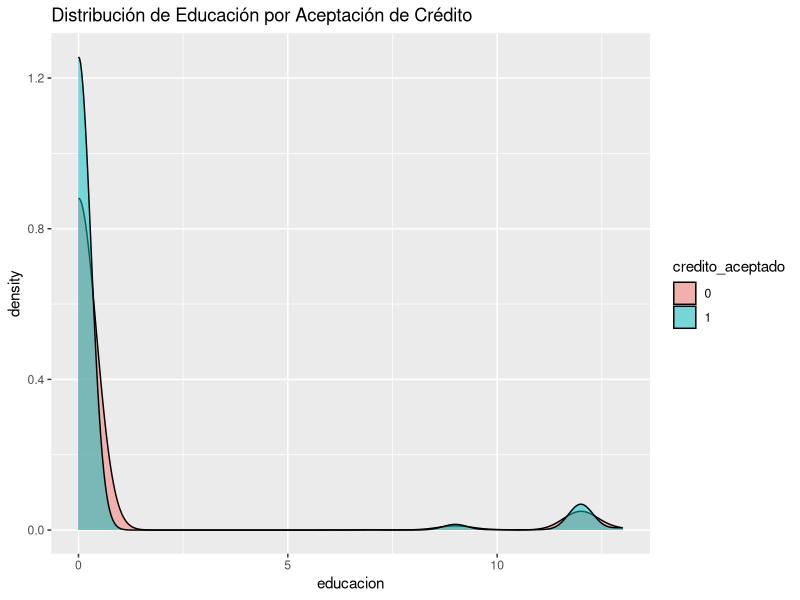
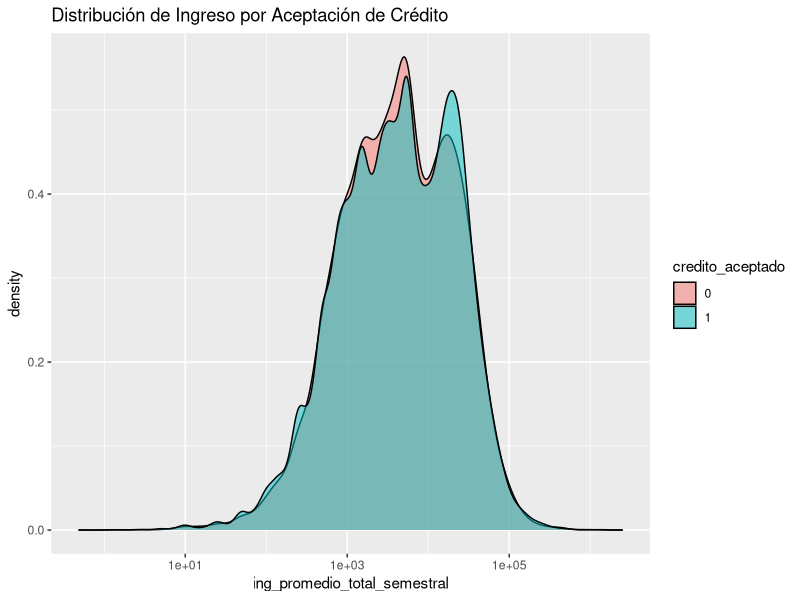
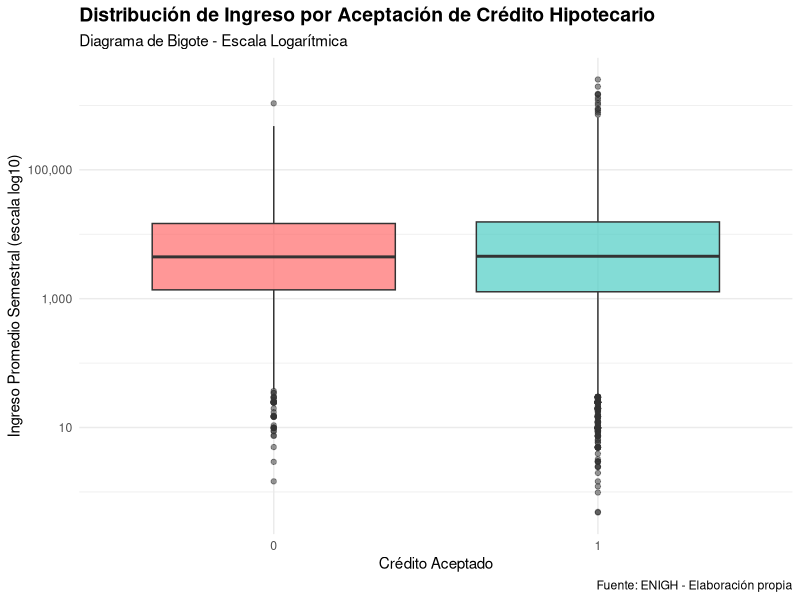
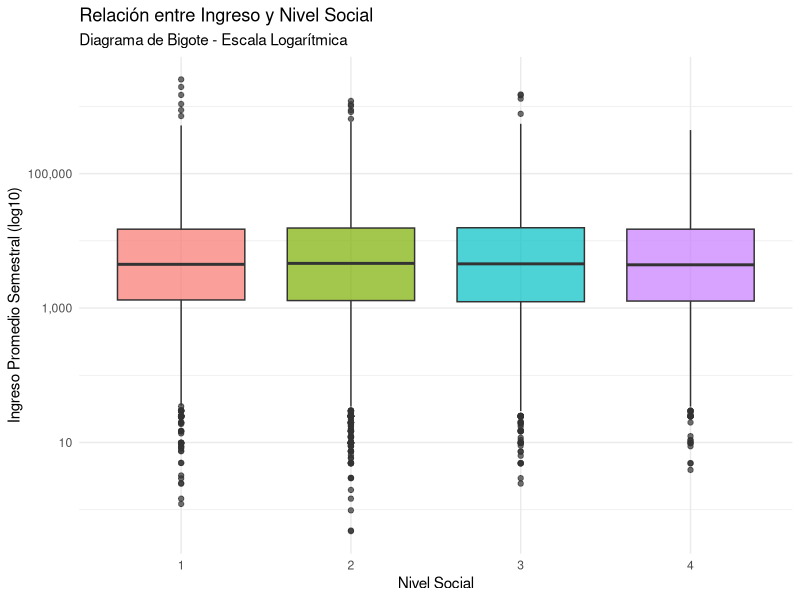
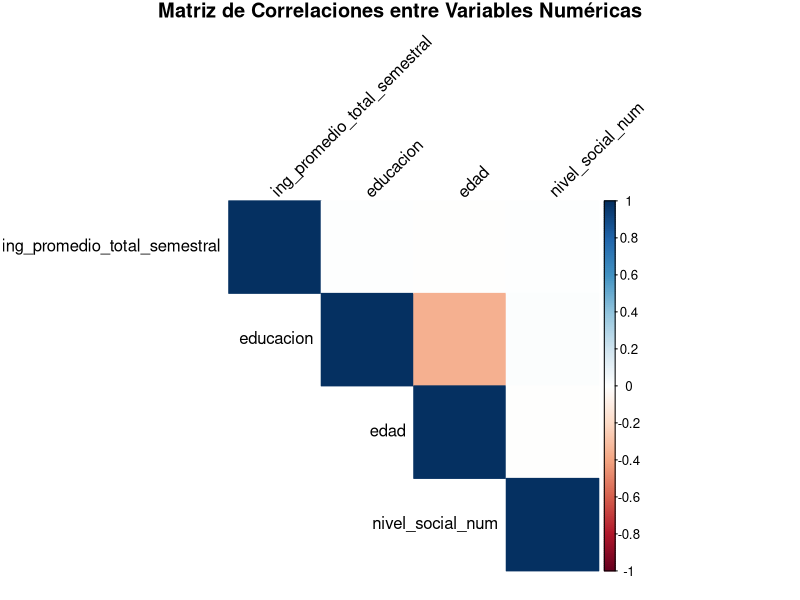
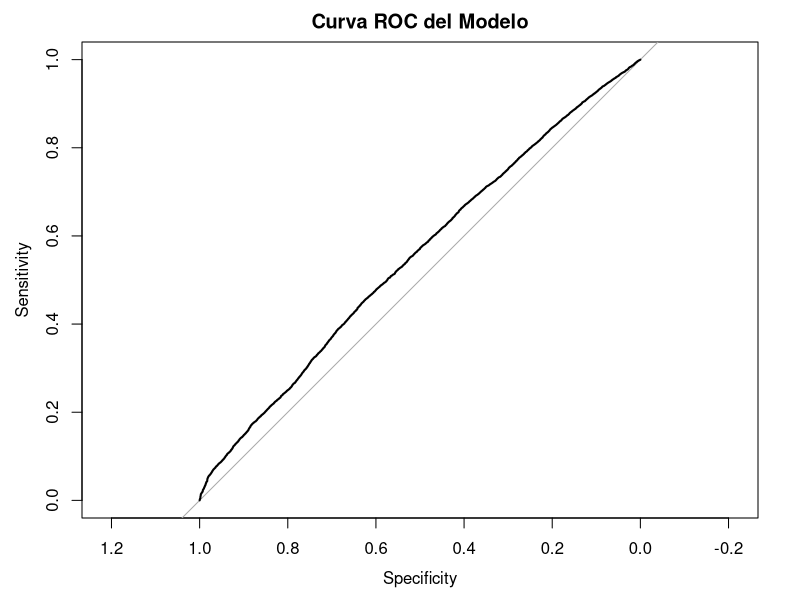
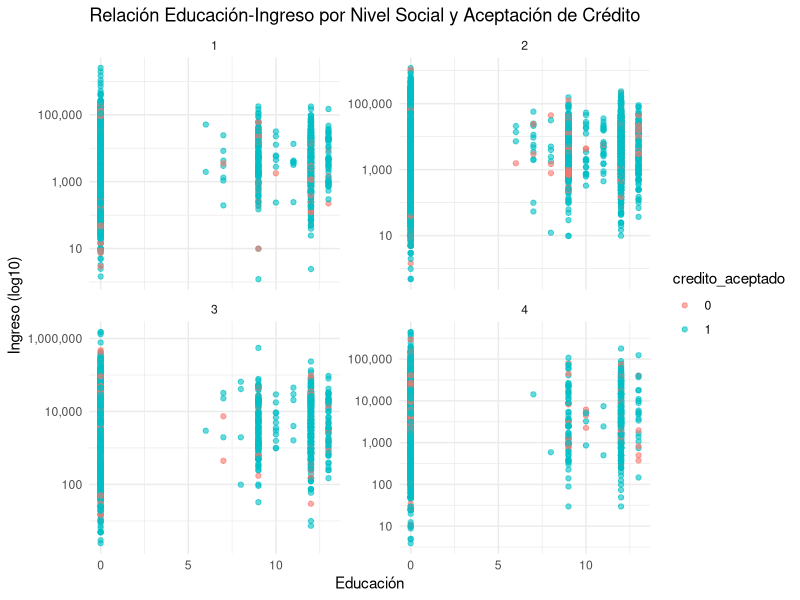
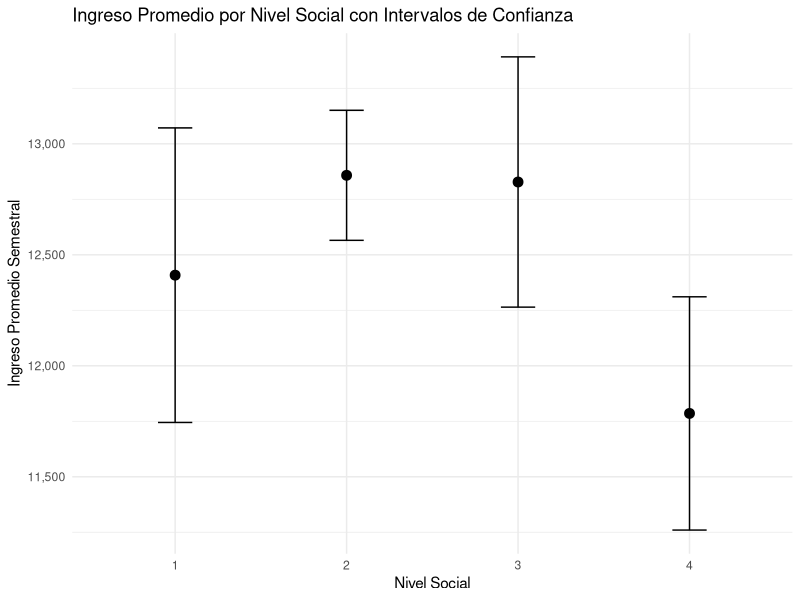

Write the R code that produced these figures, in order.
## ---- chunk 1
knitr::opts_chunk$set(
  echo = TRUE,
  warning = FALSE,
  message = FALSE,
  fig.align = "center",
  fig.width = 10,
  fig.height = 6
)
## ---- chunk 2
# Cargar librerías necesarias
library(readxl)
library(dplyr)
library(ggplot2)
library(caret)
library(pROC)
library(car)
library(corrplot)

# Cargar los datos
datos <- read_excel("Base_de_datos.csv.xlsx", 
    col_types = c("skip", "numeric", "numeric", 
        "numeric", "numeric", "numeric", 
        "numeric", "numeric", "numeric", 
        "numeric", "numeric", "numeric"))

# Ver estructura de los datos
str(datos)
head(datos)

# Preparar variables
datos <- datos %>%
  mutate(credito_aceptado = ifelse(credito == 1, 1, 0))

# Verificar la distribución
table(datos$credito_aceptado)
prop.table(table(datos$credito_aceptado))

# Seleccionar y preparar variables para el modelo
variables_modelo <- datos %>%
  select(
    credito_aceptado,
    educacion,           # Variable principal 1
    ing_promedio_total_semestral,  # Variable principal 2
    alfabetismo,         # Variable de control
    edad,                # Variable de control
    sexo,                # Variable de control
    residencia,          # Variable de control
    seg_soc,             # Variable de control
    nivel_social         # Variable de control
  ) %>%
  mutate(
    credito_aceptado = as.factor(credito_aceptado),
    alfabetismo = as.factor(alfabetismo),
    sexo = as.factor(sexo),
    residencia = as.factor(residencia),
    seg_soc = as.factor(seg_soc),
    nivel_social = as.factor(nivel_social)
  )

# Verificar que no hay NA
sum(is.na(variables_modelo))
## ---- chunk 3
# Resumen estadístico
summary(variables_modelo)

# Visualizaciones de relaciones principales
# Relación entre educación y crédito
ggplot(variables_modelo, aes(x = educacion, fill = credito_aceptado)) +
  geom_density(alpha = 0.5) +
  labs(title = "Distribución de Educación por Aceptación de Crédito")

# Relación entre ingreso y crédito
ggplot(variables_modelo, aes(x = ing_promedio_total_semestral, fill = credito_aceptado)) +
  geom_density(alpha = 0.5) +
  labs(title = "Distribución de Ingreso por Aceptación de Crédito") +
  scale_x_continuous(trans = "log10")

# Diagrama de bigote del ingreso por aceptación de crédito
ggplot(variables_modelo, aes(x = credito_aceptado, y = ing_promedio_total_semestral, fill = credito_aceptado)) +
  geom_boxplot(alpha = 0.7, outlier.alpha = 0.5) +
  scale_y_continuous(labels = scales::comma, trans = "log10") +
  labs(
    title = "Distribución de Ingreso por Aceptación de Crédito Hipotecario",
    subtitle = "Diagrama de Bigote - Escala Logarítmica",
    x = "Crédito Aceptado",
    y = "Ingreso Promedio Semestral (escala log10)",
    caption = "Fuente: ENIGH - Elaboración propia"
  ) +
  scale_fill_manual(
    values = c("0" = "#ff6b6b", "1" = "#4ecdc4"),
    labels = c("Rechazado", "Aceptado")
  ) +
  theme_minimal() +
  theme(
    legend.position = "none",
    plot.title = element_text(face = "bold", size = 14),
    axis.text.y = element_text(angle = 0)
  )

# Estadísticas descriptivas del ingreso por grupo
estadisticas_ingreso <- variables_modelo %>%
  group_by(credito_aceptado) %>%
  summarise(
    n = n(),
    media = mean(ing_promedio_total_semestral, na.rm = TRUE),
    mediana = median(ing_promedio_total_semestral, na.rm = TRUE),
    desviacion = sd(ing_promedio_total_semestral, na.rm = TRUE),
    q1 = quantile(ing_promedio_total_semestral, 0.25, na.rm = TRUE),
    q3 = quantile(ing_promedio_total_semestral, 0.75, na.rm = TRUE),
    min = min(ing_promedio_total_semestral, na.rm = TRUE),
    max = max(ing_promedio_total_semestral, na.rm = TRUE)
  )

print(estadisticas_ingreso)

# Test de diferencia de medianas (no paramétrico)
wilcox_test <- wilcox.test(ing_promedio_total_semestral ~ credito_aceptado, data = variables_modelo)
print(wilcox_test)
## ---- chunk 4
# Verificar la estructura de las variables
str(variables_modelo$nivel_social)
table(variables_modelo$nivel_social)

# Diagrama de cajas: Ingreso por nivel social
ggplot(variables_modelo, aes(x = factor(nivel_social), y = ing_promedio_total_semestral, fill = factor(nivel_social))) +
  geom_boxplot(alpha = 0.7, show.legend = FALSE) +
  scale_y_continuous(labels = scales::comma, trans = "log10") +
  labs(
    title = "Relación entre Ingreso y Nivel Social",
    subtitle = "Diagrama de Bigote - Escala Logarítmica",
    x = "Nivel Social",
    y = "Ingreso Promedio Semestral (log10)"
  ) +
  theme_minimal()

# Estadísticas descriptivas del ingreso por nivel social
estadisticas_nivel_social <- variables_modelo %>%
  group_by(nivel_social) %>%
  summarise(
    n = n(),
    media_ingreso = mean(ing_promedio_total_semestral, na.rm = TRUE),
    mediana_ingreso = median(ing_promedio_total_semestral, na.rm = TRUE),
    sd_ingreso = sd(ing_promedio_total_semestral, na.rm = TRUE),
    .groups = 'drop'
  )

print(estadisticas_nivel_social)

# Test ANOVA para diferencia de medias entre niveles sociales
anova_test <- aov(ing_promedio_total_semestral ~ factor(nivel_social), data = variables_modelo)
summary(anova_test)

# Correlación punto-biserial (para variable categórica ordinal)
variables_modelo <- variables_modelo %>%
  mutate(nivel_social_num = as.numeric(as.character(nivel_social)))

cor_test <- cor.test(variables_modelo$ing_promedio_total_semestral, 
                     variables_modelo$nivel_social_num, 
                     method = "spearman")
print(cor_test)

# Tabla de contingencia: Nivel social vs Aceptación de crédito
table(variables_modelo$nivel_social, variables_modelo$credito_aceptado)
prop.table(table(variables_modelo$nivel_social, variables_modelo$credito_aceptado), margin = 1) * 100

# Matriz de correlaciones para variables numéricas
variables_numericas <- variables_modelo %>%
  select(ing_promedio_total_semestral, educacion, edad, nivel_social_num) %>%
  na.omit()

cor_matrix <- cor(variables_numericas, method = "spearman")
print(cor_matrix)

# Visualizar matriz de correlaciones
corrplot(cor_matrix, method = "color", type = "upper", 
         tl.col = "black", tl.srt = 45,
         title = "Matriz de Correlaciones entre Variables Numéricas",
         mar = c(0,0,1,0))

# Factor de Inflación de la Varianza (VIF) para detectar multicolinealidad
modelo_auxiliar <- lm(ing_promedio_total_semestral ~ educacion + edad + factor(nivel_social), 
                      data = variables_modelo)
vif_results <- vif(modelo_auxiliar)
print(vif_results)
## ---- chunk 5
# Modelo 1: Solo variables principales (hipótesis)
modelo_logistico <- glm(
  credito_aceptado ~ educacion + ing_promedio_total_semestral,
  data = variables_modelo,
  family = binomial(link = "logit")
)

cat("MODELO 1: VARIABLES PRINCIPALES\n")
summary(modelo_logistico)

# Modelo 2: Completo con todas las variables
modelo_completo <- glm(
  credito_aceptado ~ educacion + ing_promedio_total_semestral + 
    alfabetismo + edad + sexo + residencia + seg_soc + nivel_social,
  data = variables_modelo,
  family = binomial(link = "logit")
)

cat("\nMODELO 2: CON VARIABLES DE CONTROL\n")
summary(modelo_completo)

# Comparar modelos (test de razón de verosimilitud)
cat("\n=== COMPARACIÓN DE MODELOS ===\n")
anova(modelo_logistico, modelo_completo, test = "Chisq")

# Extraer coeficientes exponenciados (odds ratios) del mejor modelo
coeficientes <- exp(coef(modelo_completo))
resultados_modelo <- data.frame(
  Variable = names(coeficientes),
  Odds_Ratio = round(coeficientes, 4),
  p_value = round(summary(modelo_completo)$coefficients[,4], 4)
)
print(resultados_modelo)
## ---- chunk 6
# Usar el modelo completo para predicciones
predicciones <- predict(modelo_completo, type = "response")
variables_modelo$prob_predicha <- predicciones

# Convertir a clasificación (umbral 0.5)
variables_modelo$prediccion <- ifelse(predicciones > 0.5, 1, 0) %>% as.factor()

# Matriz de confusión
cat("MATRIZ DE CONFUSIÓN\n")
confusionMatrix(variables_modelo$prediccion, variables_modelo$credito_aceptado)

# Curva ROC
roc_curve <- roc(variables_modelo$credito_aceptado, predicciones)
plot(roc_curve, main = "Curva ROC del Modelo")
auc_val <- auc(roc_curve)
cat("\nAUC del modelo:", round(auc_val, 3))
## ---- chunk 7
# Gráfico de dispersión con faceta por nivel social
ggplot(variables_modelo, aes(x = educacion, y = ing_promedio_total_semestral, color = credito_aceptado)) +
  geom_point(alpha = 0.6) +
  facet_wrap(~ nivel_social, scales = "free_y") +
  scale_y_continuous(trans = "log10", labels = scales::comma) +
  labs(
    title = "Relación Educación-Ingreso por Nivel Social y Aceptación de Crédito",
    x = "Educación",
    y = "Ingreso (log10)"
  ) +
  theme_minimal()

# Medias de ingreso por nivel social con intervalos de confianza
variables_modelo %>%
  group_by(nivel_social) %>%
  summarise(
    media_ingreso = mean(ing_promedio_total_semestral),
    error_estandar = sd(ing_promedio_total_semestral) / sqrt(n()),
    limite_inferior = media_ingreso - 1.96 * error_estandar,
    limite_superior = media_ingreso + 1.96 * error_estandar
  ) %>%
  ggplot(aes(x = factor(nivel_social), y = media_ingreso)) +
  geom_point(size = 3) +
  geom_errorbar(aes(ymin = limite_inferior, ymax = limite_superior), width = 0.2) +
  scale_y_continuous(labels = scales::comma) +
  labs(
    title = "Ingreso Promedio por Nivel Social con Intervalos de Confianza",
    x = "Nivel Social",
    y = "Ingreso Promedio Semestral"
  ) +
  theme_minimal()

# Resultados finales para interpretación
cat("RESULTADOS FINALES PARA INTERPRETACIÓN\n")
exp(coef(modelo_logistico))
